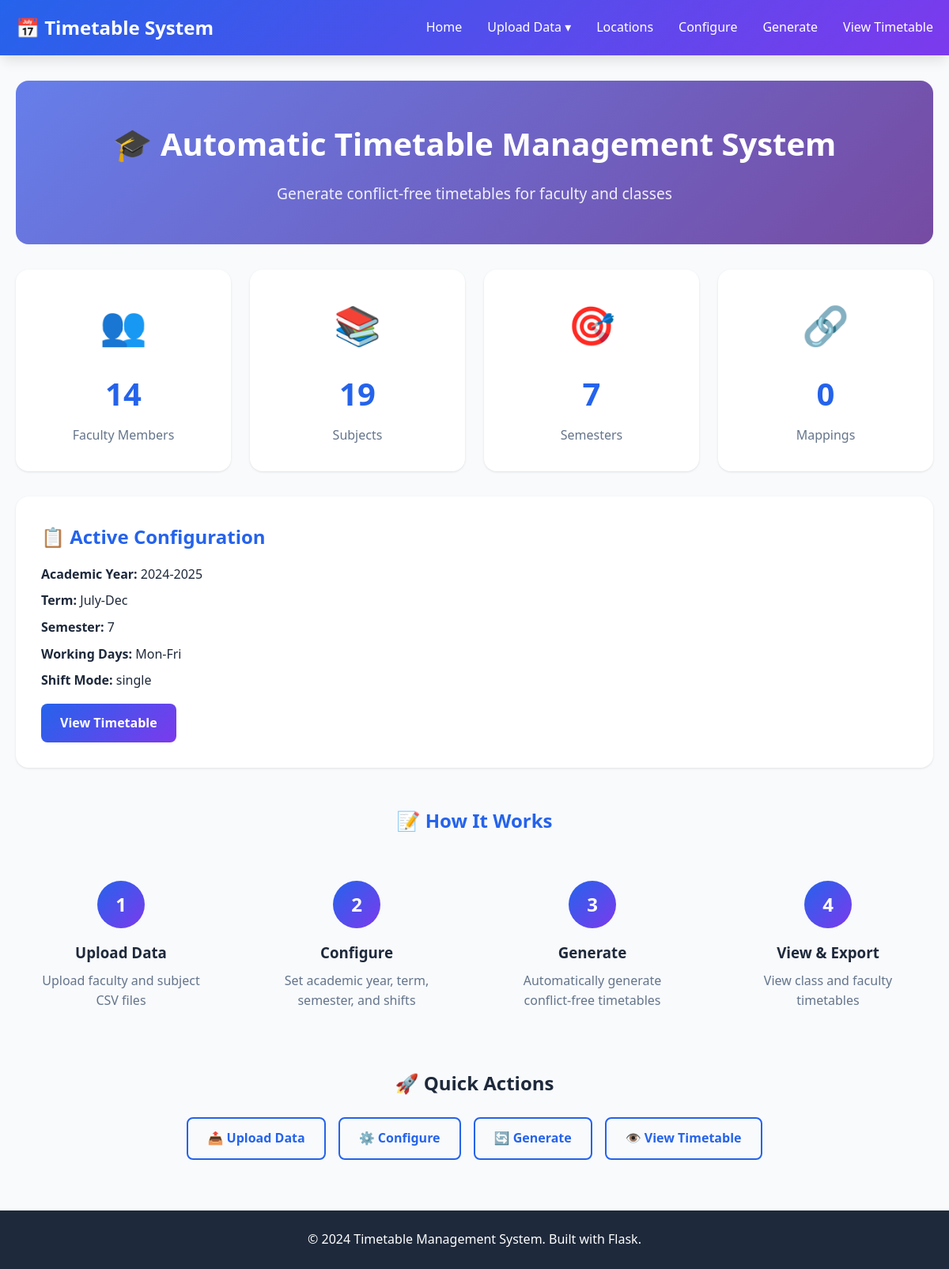
The page / on the database its author committed.
### tables this page shows
CREATE TABLE academic_config (
            id INTEGER PRIMARY KEY AUTOINCREMENT,
            academic_year TEXT NOT NULL,
            term TEXT NOT NULL,
            semester INTEGER NOT NULL,
            working_days TEXT NOT NULL,
            shift_mode TEXT NOT NULL,
            shift_timings TEXT,
            created_at TIMESTAMP DEFAULT CURRENT_TIMESTAMP,
            is_active INTEGER DEFAULT 1
        );

### app.py (the view)
@app.route('/')
def index():
    stats = get_database_stats()
    active_config = get_active_config()
    return render_template('index.html', stats=stats, config=active_config)

### database/db_setup.py (called while the page is built)
def get_connection():
    os.makedirs('database', exist_ok=True)
    conn = sqlite3.connect(DATABASE_PATH)
    conn.row_factory = sqlite3.Row  # Access columns by name
    return conn

### services/config_service.py (called while the page is built)
def get_active_config():
    conn = get_connection()
    cursor = conn.cursor()
    cursor.execute('SELECT * FROM academic_config WHERE is_active = 1 ORDER BY id DESC LIMIT 1')
    row = cursor.fetchone()
    conn.close()
    if row:
        config = dict(row)
        config['shift_timings'] = json.loads(config['shift_timings'])
        return config
    return None

### services/data_service.py (called while the page is built)
def get_database_stats():
    conn = get_connection()
    cursor = conn.cursor()
    stats = {}
    cursor.execute('SELECT COUNT(*) FROM faculty')
    stats['faculty_count'] = cursor.fetchone()[0]
    cursor.execute('SELECT COUNT(*) FROM subject')
    stats['subject_count'] = cursor.fetchone()[0]
    cursor.execute('SELECT COUNT(*) FROM faculty_subject')
    stats['mappings_count'] = cursor.fetchone()[0]
    cursor.execute('SELECT COUNT(DISTINCT semester) FROM subject')
    stats['semesters_count'] = cursor.fetchone()[0]
    conn.close()
    return stats

### templates/index.html (shortened to what this page needs)
{% extends "base.html" %}
{% block content %}
<div class="hero-section">
    <h1>🎓 Automatic Timetable Management System</h1>
    <p class="subtitle">Generate conflict-free timetables for faculty and classes</p>
</div>
<div class="stats-grid">
    <div class="stat-card">
        <div class="stat-icon">👥</div>
        <div class="stat-number">{{ stats.faculty_count }}</div>
        <div class="stat-label">Faculty Members</div>
    </div>
    <div class="stat-card">
        <div class="stat-icon">📚</div>
        <div class="stat-number">{{ stats.subject_count }}</div>
        <div class="stat-label">Subjects</div>
    </div>
    <div class="stat-card">
        <div class="stat-icon">🎯</div>
        <div class="stat-number">{{ stats.semesters_count }}</div>
        <div class="stat-label">Semesters</div>
    </div>
    <div class="stat-card">
        <div class="stat-icon">🔗</div>
        <div class="stat-number">{{ stats.mappings_count }}</div>
        <div class="stat-label">Mappings</div>
    </div>
</div>
{% if config %}
<div class="info-card">
    <h2>📋 Active Configuration</h2>
    <div class="config-info">
        <p><strong>Academic Year:</strong> {{ config.academic_year }}</p>
        <p><strong>Term:</strong> {{ config.term }}</p>
        <p><strong>Semester:</strong> {{ config.semester }}</p>
        <p><strong>Working Days:</strong> {{ config.working_days }}</p>
        <p><strong>Shift Mode:</strong> {{ config.shift_mode }}</p>
    </div>
    <a href="{{ url_for('view_timetable') }}" class="btn btn-primary">View Timetable</a>
</div>
{% else %}
<div class="info-card warning">
    <h2>⚠️ No Active Configuration</h2>
    <p>Please configure academic settings to generate timetables.</p>
    <a href="{{ url_for('configure_page') }}" class="btn btn-primary">Configure Now</a>
</div>
{% endif %}
<div class="workflow-section">
    <h2>📝 How It Works</h2>
    <div class="workflow-steps">
        <div class="step">
            <div class="step-number">1</div>
            <h3>Upload Data</h3>
            <p>Upload faculty and subject CSV files</p>
        </div>
        <div class="step">
            <div class="step-number">2</div>
            <h3>Configure</h3>
            <p>Set academic year, term, semester, and shifts</p>
        </div>
        <div class="step">
            <div class="step-number">3</div>
            <h3>Generate</h3>
            <p>Automatically generate conflict-free timetables</p>
        </div>
        <div class="step">
            <div class="step-number">4</div>
            <h3>View & Export</h3>
            <p>View class and faculty timetables</p>
        </div>
    </div>
</div>
<div class="quick-actions">
    <h2>🚀 Quick Actions</h2>
    <div class="action-buttons">
        <a href="{{ url_for('upload_page') }}" class="btn btn-secondary">📤 Upload Data</a>
        <a href="{{ url_for('configure_page') }}" class="btn btn-secondary">⚙️ Configure</a>
        <a href="{{ url_for('generate_page') }}" class="btn btn-secondary">🔄 Generate</a>
        <a href="{{ url_for('view_timetable') }}" class="btn btn-secondary">👁️ View Timetable</a>
    </div>
</div>
{% endblock %}

### static/css/style.css (style rules this page uses)
* { margin: 0; padding: 0; box-sizing: border-box; }
:root { --primary-color: #2563eb; --secondary-color: #7c3aed; --success-color: #10b981; --warning-color: #f59e0b; --error-color: #ef4444; --info-color: #3b82f6; --bg-color: #f8fafc; --card-bg: #ffffff; --text-primary: #1e293b; --text-secondary: #64748b; --border-color: #e2e8f0; --shadow: 0 1px 3px rgba(0, 0, 0, 0.1); --shadow-lg: 0 10px 15px -3px rgba(0, 0, 0, 0.1); }
body { font-family: 'Segoe UI', Tahoma, Geneva, Verdana, sans-serif; background-color: var(--bg-color); color: var(--text-primary); line-height: 1.6; min-height: 100vh; display: flex; flex-direction: column; }
.hero-section { text-align: center; padding: 3rem 0; background: linear-gradient(135deg, #667eea 0%, #764ba2 100%); color: white; border-radius: 1rem; margin-bottom: 2rem; }
.hero-section h1 { font-size: 2.5rem; margin-bottom: 1rem; }
.subtitle { font-size: 1.2rem; opacity: 0.9; }
.stats-grid { display: grid; grid-template-columns: repeat(auto-fit, minmax(250px, 1fr)); gap: 1.5rem; margin-bottom: 2rem; }
.stat-card { background: var(--card-bg); padding: 2rem; border-radius: 1rem; box-shadow: var(--shadow); text-align: center; transition: transform 0.3s, box-shadow 0.3s; }
.stat-icon { font-size: 3rem; margin-bottom: 1rem; }
.stat-number { font-size: 2.5rem; font-weight: 700; color: var(--primary-color); margin-bottom: 0.5rem; }
.stat-label { color: var(--text-secondary); font-weight: 500; }
.info-card { background: var(--card-bg); padding: 2rem; border-radius: 1rem; box-shadow: var(--shadow); margin-bottom: 2rem; }
.info-card h2 { margin-bottom: 1rem; color: var(--primary-color); }
.config-info { margin: 1rem 0; }
.config-info p { margin: 0.5rem 0; }
.btn { display: inline-block; padding: 0.75rem 1.5rem; border-radius: 0.5rem; text-decoration: none; font-weight: 600; transition: all 0.3s; border: none; cursor: pointer; font-size: 1rem; }
.btn-primary { background: linear-gradient(135deg, var(--primary-color), var(--secondary-color)); color: white; }
.btn-secondary { background: var(--bg-color); color: var(--primary-color); border: 2px solid var(--primary-color); }
.workflow-section { margin: 3rem 0; }
.workflow-section h2 { text-align: center; margin-bottom: 2rem; color: var(--primary-color); }
.workflow-steps { display: grid; grid-template-columns: repeat(auto-fit, minmax(200px, 1fr)); gap: 2rem; }
.step { text-align: center; padding: 1.5rem; }
.step-number { width: 60px; height: 60px; background: linear-gradient(135deg, var(--primary-color), var(--secondary-color)); color: white; border-radius: 50%; display: flex; align-items: center; justify-content: center; font-size: 1.5rem; font-weight: 700; margin: 0 auto 1rem; }
.step h3 { margin-bottom: 0.5rem; }
.step p { color: var(--text-secondary); }
.quick-actions { text-align: center; margin: 2rem 0; }
.quick-actions h2 { margin-bottom: 1.5rem; }
.action-buttons { display: flex; justify-content: center; gap: 1rem; flex-wrap: wrap; }

### rows shown on the page
academic_config: academic_year "2024-2025", term "July-Dec", semester "7", working_days "Mon-Fri", shift_mode "single"

### other values the page prints
{{ stats.faculty_count }} "14"
{{ stats.subject_count }} "19"
{{ stats.semesters_count }} "7"
{{ stats.mappings_count }} "0"
